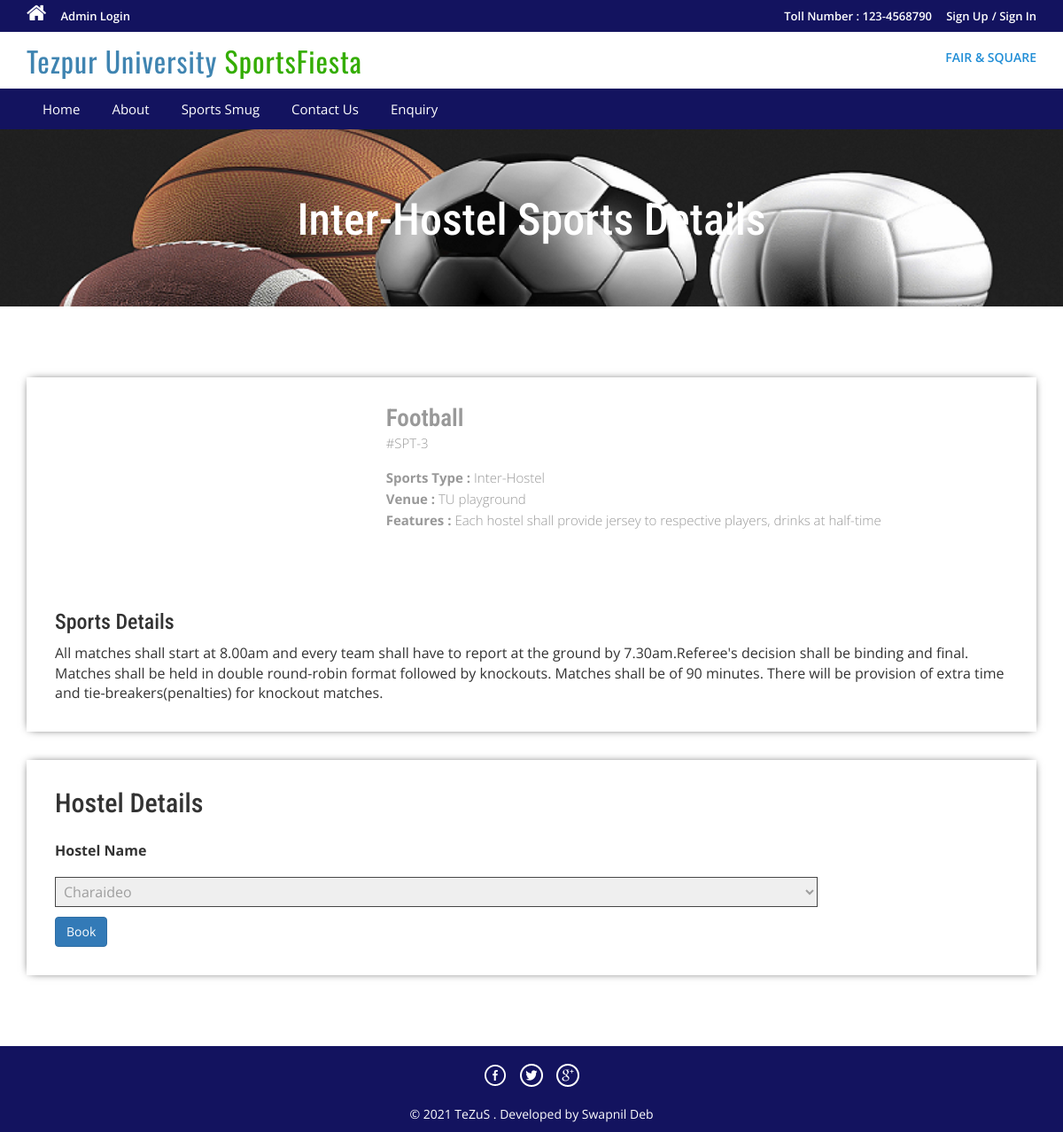
The page /package-details.php?pkgid=3 on the database its author committed.
### tables this page shows
CREATE TABLE `tbltourpackages` (
  `PackageId` int(11) NOT NULL,
  `PackageName` varchar(200) NOT NULL,
  `PackageType` varchar(150) NOT NULL,
  `PackageLocation` varchar(100) NOT NULL,
  `PackagePrice` int(11) NOT NULL,
  `PackageFetures` varchar(255) NOT NULL,
  `PackageDetails` mediumtext NOT NULL,
  `PackageImage` varchar(100) NOT NULL,
  `Creationdate` timestamp NOT NULL DEFAULT current_timestamp(),
  `UpdationDate` timestamp NULL DEFAULT '0000-00-00 00:00:00' ON UPDATE current_timestamp()
);

### package-details.php (the view, shortened to what this page needs)
<?php
include('includes/config.php');
?>
<!DOCTYPE HTML>
<html>
<head>
<link href="css/bootstrap.css" rel='stylesheet' type='text/css' />
<link href="css/style.css" rel='stylesheet' type='text/css' />
<link href="css/styles.css" rel='stylesheet' type='text/css' />
<link href="css/font-awesome.css" rel="stylesheet">
<link href="css/animate.css" rel="stylesheet" type="text/css" media="all">
<link rel="stylesheet" href="css/jquery-ui.css" />
</head>
<body>
<?php include('includes/header.php');?>
<div class="banner-3 banner-package">
	<div class="container">
		<h1 class="wow zoomIn animated animated" data-wow-delay=".5s" style="visibility: visible; animation-delay: 0.5s; animation-name: zoomIn;"> Inter-Hostel Sports Details</h1>
	</div>
</div>
<div class="selectroom">
	<div class="container">
<?php
$pid=intval($_GET['pkgid']);
$sql = "SELECT * from tbltourpackages where PackageId=:pid";
$query = $dbh->prepare($sql);
$query -> bindParam(':pid', $pid, PDO::PARAM_STR);
$query->execute();
$results=$query->fetchAll(PDO::FETCH_OBJ);
if($query->rowCount() > 0)
{
foreach($results as $result)
{	?>
<form name="book" method="post">
		<div class="selectroom_top">
			<div class="col-md-4 selectroom_left wow fadeInLeft animated" data-wow-delay=".5s">
			</div>
			<div class="col-md-8 selectroom_right wow fadeInRight animated" data-wow-delay=".5s" style="padding-bottom: 60px;">
				<h2><?php echo htmlentities($result->PackageName);?></h2>
				<p class="dow">#SPT-<?php echo htmlentities($result->PackageId);?></p>
				<p><b>Sports Type :</b> <?php echo htmlentities($result->PackageType);?></p>
				<p><b>Venue :</b> <?php echo htmlentities($result->PackageLocation);?></p>
					<p><b>Features :</b> <?php echo htmlentities($result->PackageFetures);?></p>
			</div>
		<h3>Sports Details</h3>
				<p style="padding-top: 1%"><?php echo htmlentities($result->PackageDetails);?> </p>
		</div>
		<div class="selectroom_top">
			<h2>Hostel Details</h2>
			<div class="selectroom-info animated wow fadeInUp animated" data-wow-duration="1200ms" data-wow-delay="500ms" style="visibility: visible; animation-duration: 1200ms; animation-delay: 500ms; animation-name: fadeInUp; margin-top: -70px">
				<ul>
					<li class="spe">
						<label class="inputLabel" for="comment">Hostel Name</label><br>
					<select class="special" name="comment" id="comment">
						<option value="Hostel 1">Charaideo</option>
					</select>
					</li>
					<?php if($_SESSION['login'])
					{?>
						<li class="spe" align="center">
					<button type="submit" name="submit2" class="btn-primary btn">Book</button>
						</li>
						<?php } else {?>
							<li class="sigi" align="center" style="margin-top: 1%">
							<a href="#" data-toggle="modal" data-target="#myModal4" class="btn-primary btn" > Book</a></li>
							<?php } ?>
				</ul>
			</div>
		</div>
		</form>
<?php }} ?>
	</div>
</div>
<?php include('includes/footer.php');?>
</body>
</html>

### css/style.css (style rules this page uses)
html, body { font-size: 100%; background: #fff; font-family: 'Open Sans', sans-serif; }
body a,.grid_1,plan_1,.one,.two,.icon1, .icon2, .icon3, .icon4, .icon5, .icon6 { transition:0.5s all; -webkit-transition:0.5s all; -moz-transition:0.5s all; -o-transition:0.5s all; -ms-transition:0.5s all; }
h1,h2,h3,h4,h5,h6 { margin:0; font-family: 'Roboto Condensed', sans-serif; }
p { margin:0; }
ul { margin:0; padding:0; }
label { margin:0; }
.banner-3 h1 { font-size: 50px; margin-bottom: 40px; padding: 1.5em 0 0; text-align: center; color: #fff; }
select { padding: 4px 5px!important; width: 80%; color: #9E9E9E; margin-top: 18px; border: 1px solid #464646; padding: 5px 10px; vertical-align: middle; }
.selectroom { padding: 5em 0 3em; }
.selectroom_top { padding: 2em; box-shadow: 0px 0px 10px -4px #000; margin-bottom: 2em; }
.selectroom_right h2 { font-size: 1.7em; color: #999; font-weight: 600; margin: 0; }
p.dow { font-size: 15px; color: #999; font-weight: 300; line-height: 1.8em; margin-bottom:1em; }
.selectroom_right p { font-size: 15px; line-height: 1.6em; font-weight: 300; color: #999; }
.selectroom-info li { display: inline-block; }
.selectroom-info ul { margin-top: 3em; }
li.spe { width: 100%; margin-top: 3em; }

### css/styles.css (style rules this page uses)
.banner-package { background: url(../images/sports.png) no-repeat; background-size: cover; min-height:200px; }

### rows shown on the page
tbltourpackages: PackageName "Football", PackageId "3", PackageType "Inter-Hostel", PackageLocation "TU playground", PackageFetures "Each hostel shall provide jersey to respective players, drinks at half-time", PackageDetails "All matches shall start at 8.00am and every team shall have to report at the ground by 7.30am.Referee's decision shall be binding and final. Matches shall be held in double round-robin format followed by knockouts. Matches shall be of 90 minutes. There will be provision of extra time and tie-breakers(penalties) for knockout matches."
